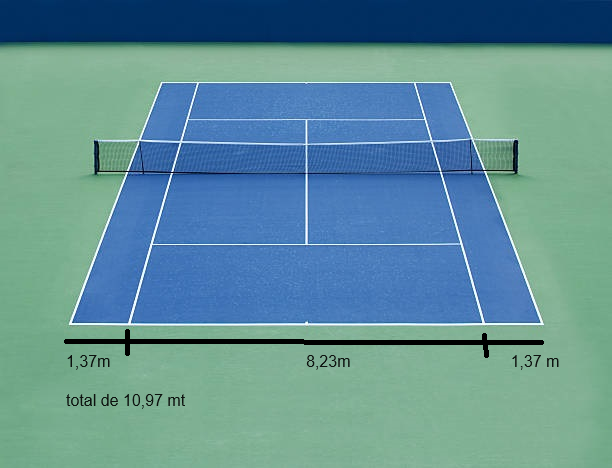
#> input picture PRATICA-07/quadratenis2.png, 612 x 468 px
$ python 'questão3.py'
#> lines starting #> are read from the running program, lines starting #| are printed output that depends on the picture; after the words box and inside, x2 and y2 are one past the last pixel; in counts of white or black regions, pixels touching at a corner belong together
import numpy as np
import cv2 as cv
import matplotlib.pyplot as plt


def detect_harris_corners(img, blockSize=2, ksize=3, k=0.04, threshold=0.01):
    # Detecção de cantos usando Harris
    dst = cv.cornerHarris(img, blockSize, ksize, k)

    # Normalizar e converter a imagem
    dst_norm = np.empty(dst.shape, dtype=np.float32)
    cv.normalize(dst, dst_norm, alpha=0, beta=255, norm_type=cv.NORM_MINMAX)
    dst_norm_scaled = cv.convertScaleAbs(dst_norm)

    # Aplicar um limiar para a detecção de cantos
    corners = np.zeros_like(dst)
    corners[dst > threshold * dst.max()] = 1

    return corners, dst_norm_scaled


def find_lines(img):
    # Detectar bordas usando Canny
    edges = cv.Canny(img, 50, 150, apertureSize=3)

    # Detectar linhas usando a Transformada de Hough
    lines = cv.HoughLinesP(edges, 1, np.pi / 180, threshold=100, minLineLength=50, maxLineGap=10)

    return lines


def find_intersections(lines):
    # Encontra todas as interseções das linhas detectadas
    points = set()

    if lines is not None:
        for i in range(len(lines)):
            for j in range(i + 1, len(lines)):
                x1, y1, x2, y2 = lines[i][0]
                x3, y3, x4, y4 = lines[j][0]

                # Calcula a interseção das linhas
                denom = (x1 - x2) * (y3 - y4) - (y1 - y2) * (x3 - x4)
                if denom == 0:
                    continue

                inter_x = ((x1 * y2 - y1 * x2) * (x3 - x4) - (x1 - x2) * (x3 * y4 - y3 * x4)) / denom
                inter_y = ((x1 * y2 - y1 * x2) * (y3 - y4) - (y1 - y2) * (x3 * y4 - y3 * x4)) / denom

                if (min(x1, x2) <= inter_x <= max(x1, x2) and
                        min(y1, y2) <= inter_y <= max(y1, y2) and
                        min(x3, x4) <= inter_x <= max(x3, x4) and
                        min(y3, y4) <= inter_y <= max(y3, y4)):
                    points.add((int(inter_x), int(inter_y)))

    return points


def draw_lines(img, lines):
    img_with_lines = cv.cvtColor(img, cv.COLOR_GRAY2RGB)

    # Desenhar linhas detectadas
    if lines is not None:
        for line in lines:
            x1, y1, x2, y2 = line[0]
            cv.line(img_with_lines, (x1, y1), (x2, y2), (0, 255, 0), 2)

    return img_with_lines


def draw_intersections(img, intersections):
    img_with_intersections = cv.cvtColor(img, cv.COLOR_GRAY2RGB)

    # Desenhar interseções
    for (x, y) in intersections:
        cv.circle(img_with_intersections, (x, y), 5, (0, 0, 255), -1)

    return img_with_intersections


# Carregar a imagem da quadra
img0 = cv.imread('quadratenis2.png', cv.IMREAD_GRAYSCALE)
#> img0: shape (468, 612); min 0, max 253, mean 134.8

# Verificar se a imagem foi carregada
if img0 is None:
    raise FileNotFoundError("A imagem 'quadra.jpg' não foi encontrada.")

# Aplicar desfoque gaussiano para reduzir o ruído
img = cv.GaussianBlur(img0, (5, 5), 0)

# Detectar cantos usando Harris
cantos, img_cantos = detect_harris_corners(img)
#> in detect_harris_corners, `dst = cv.cornerHarris(img, blockSize, ksize, k)`:
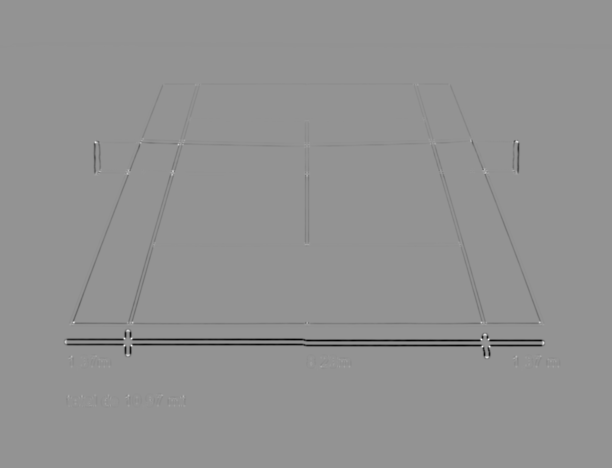
#> dst: shape (468, 612) float32; min -0.00109, max 0.000795, mean -8e-06; drawn with min black and max white
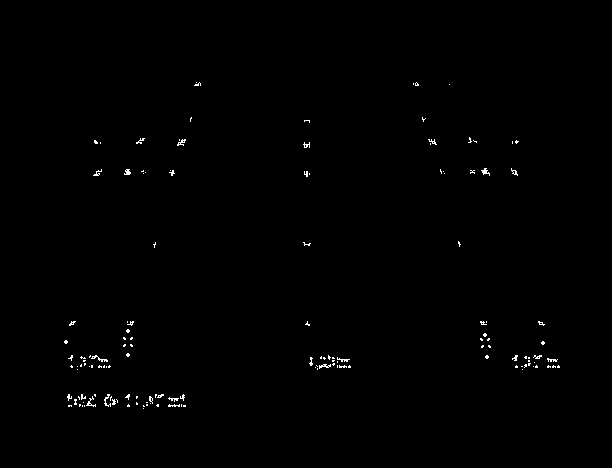
#> cantos: shape (468, 612) float32; values 0 (black) and 1 (white), 0.47% white in thin lines or dots, all inside (x1, y1, x2, y2) = (64, 82, 560, 409)

# Encontrar linhas na imagem
lines = find_lines(img)
#> in find_lines, `edges = cv.Canny(img, 50, 150, apertureSize=3)`:
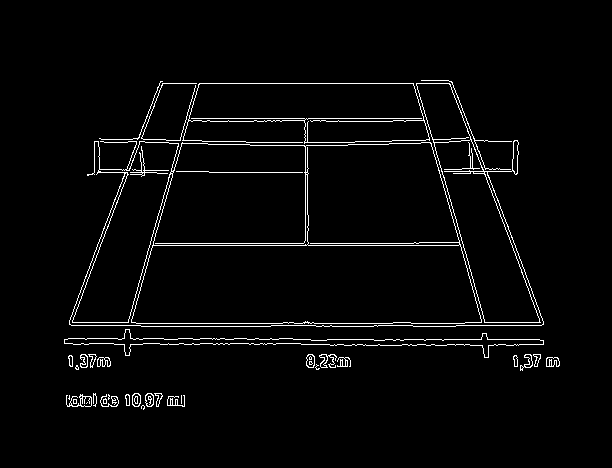
#> edges: shape (468, 612); 2.9% white in thin lines or dots, all inside (x1, y1, x2, y2) = (64, 80, 560, 410)
#> in find_lines, `lines = cv.HoughLinesP(edges, 1, np.pi / 180, threshold=100, minLineLe..`: lines = 35 rows, first 6: [159, 83, 452, 83], [136, 323, 392, 323], [149, 245, 463, 245], [150, 243, 418, 243], [186, 118, 426, 118], [385, 339, 539, 339]

# Encontrar interseções das linhas
intersections = find_intersections(lines)
#> the loop in find_intersections, `for i in range(len(lines)):` made 35 passes
#> after the loop in find_intersections, `for i in range(len(lines)):`: points = 33 items
#> intersections = 33 items

# Desenhar linhas na imagem
img_with_lines = draw_lines(img0, lines)
#> the loop in draw_lines, `for line in lines:` made 35 passes
#> (x1, y1, x2, y2) on passes 1 to 12: (159, 83, 452, 83), (136, 323, 392, 323), (149, 245, 463, 245), (150, 243, 418, 243), (186, 118, 426, 118), (385, 339, 539, 339), (301, 344, 365, 344), (141, 326, 270, 326), (121, 344, 195, 85), (71, 325, 140, 325), (417, 86, 486, 325), (94, 142, 168, 142)
#> after the loop in draw_lines, `for line in lines:`:
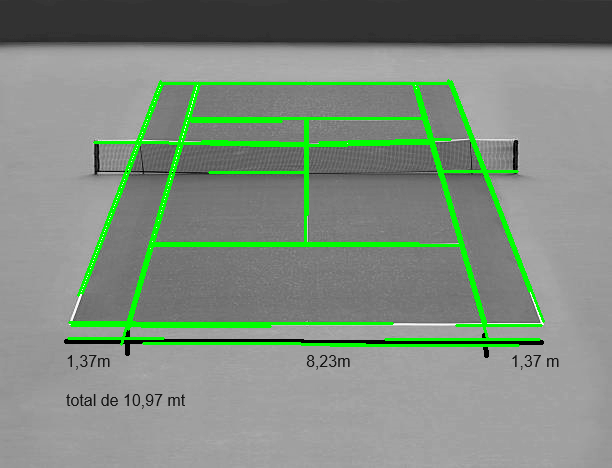
#> img_with_lines: shape (468, 612, 3); mean B, G, R 127.2, 140.6, 127.2

# Marcar os cantos detectados com Harris na imagem
annotatedImg_cantos = cv.cvtColor(img0, cv.COLOR_GRAY2RGB)
for i in range(img0.shape[0]):
    for j in range(img0.shape[1]):
        if cantos[i, j] == 1:
            cv.circle(annotatedImg_cantos, (j, i), 5, (0, 0, 255), -1)
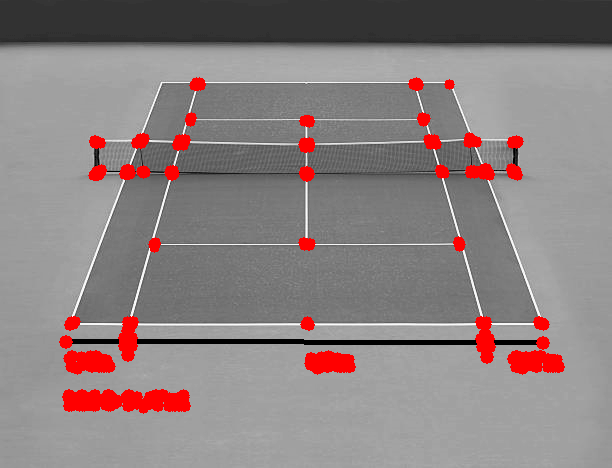
#> annotatedImg_cantos: shape (468, 612, 3); mean B, G, R 129.1, 129.1, 139.9

# Desenhar interseções na imagem
img_with_intersections = draw_intersections(img0, intersections)
#> after the loop in draw_intersections, `for (x, y) in intersections:`:
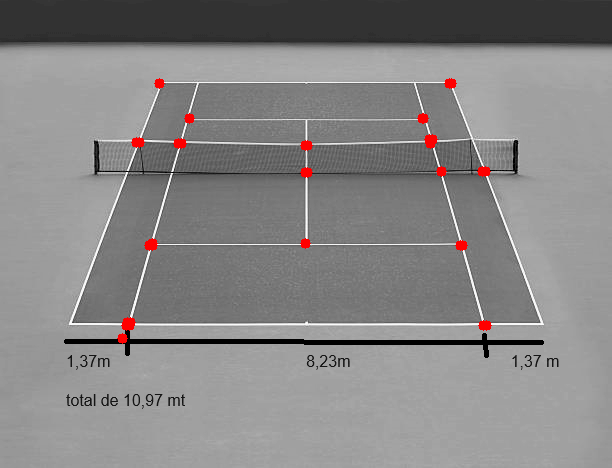
#> img_with_intersections: shape (468, 612, 3); mean B, G, R 133.9, 133.9, 135.5

# Exibir as imagens
plt.figure(figsize=(15, 15))

plt.subplot(1, 3, 1)
plt.imshow(annotatedImg_cantos)
plt.title('Cantos Detectados com Harris')
plt.axis('off')

plt.subplot(1, 3, 2)
plt.imshow(img_with_lines)
plt.title('Linhas Detectadas')
plt.axis('off')

plt.subplot(1, 3, 3)
plt.imshow(img_with_intersections)
plt.title('Interseções das Linhas')
plt.axis('off')

plt.show()
#> figure, not shown here; B, G, R data is drawn as R, G, B

# Salvar as imagens
cv.imwrite('quadra_cantos_detectados.jpg', cv.cvtColor(annotatedImg_cantos, cv.COLOR_RGB2BGR))
cv.imwrite('quadra_linhas_detectadas.jpg', cv.cvtColor(img_with_lines, cv.COLOR_RGB2BGR))
cv.imwrite('quadra_intersecoes.jpg', cv.cvtColor(img_with_intersections, cv.COLOR_RGB2BGR))
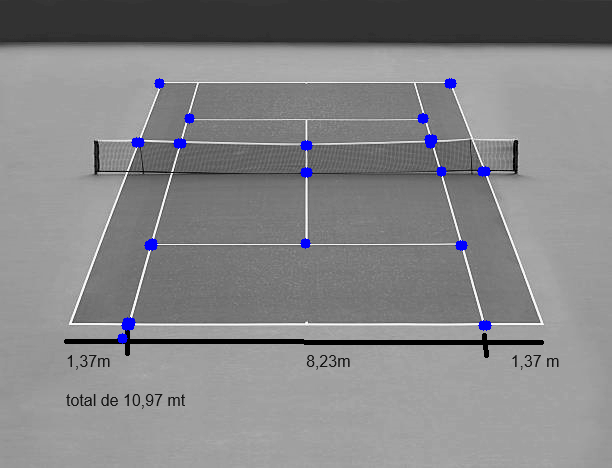
#> saved as quadra_intersecoes.jpg: shape (468, 612, 3); mean B, G, R 135.5, 133.9, 133.9

$ run again, with PRATICA-07/img.png copied over PRATICA-07/quadratenis2.png
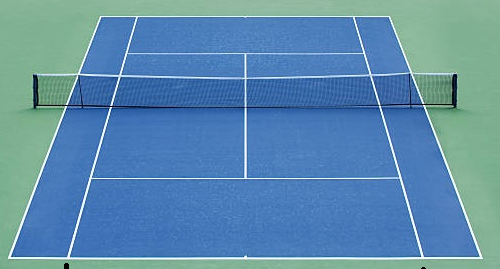
#> input picture PRATICA-07/img.png, 500 x 269 px
#> `cantos, img_cantos = detect_harris_corners(img)`:
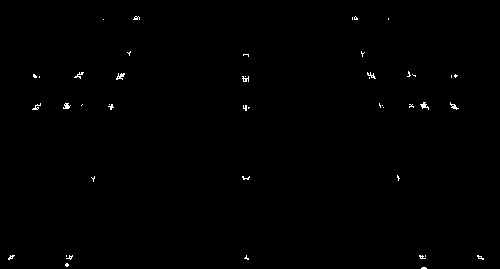
#> cantos: shape (269, 500) float32; values 0 (black) and 1 (white), 0.39% white in thin lines or dots, all inside (x1, y1, x2, y2) = (8, 16, 484, 269)
#> edges: shape (269, 500); 4.5% white in thin lines or dots, all inside (x1, y1, x2, y2) = (8, 15, 483, 269)
#> in find_lines, `lines = cv.HoughLinesP(edges, 1, np.pi / 180, threshold=100, minLineLe..`: lines = 26 rows, first 6: [72, 257, 334, 257], [88, 179, 402, 179], [89, 177, 368, 177], [399, 259, 480, 259], [98, 17, 391, 17], [125, 52, 365, 52]
#> the loop in find_intersections, `for i in range(len(lines)):` made 26 passes
#> after the loop in find_intersections, `for i in range(len(lines)):`: points = 27 items
#> the loop in draw_lines, `for line in lines:` made 26 passes
#> `cv.imwrite('quadra_intersecoes.jpg', cv.cvtColor(img_with_intersection..`:
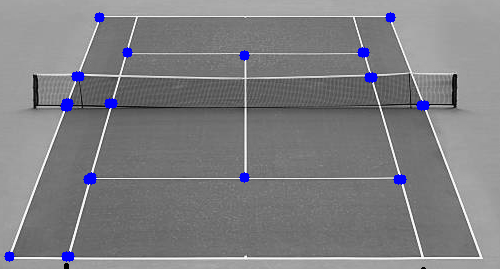
#> saved as quadra_intersecoes.jpg: shape (269, 500, 3); mean B, G, R 130.4, 127.5, 127.5
